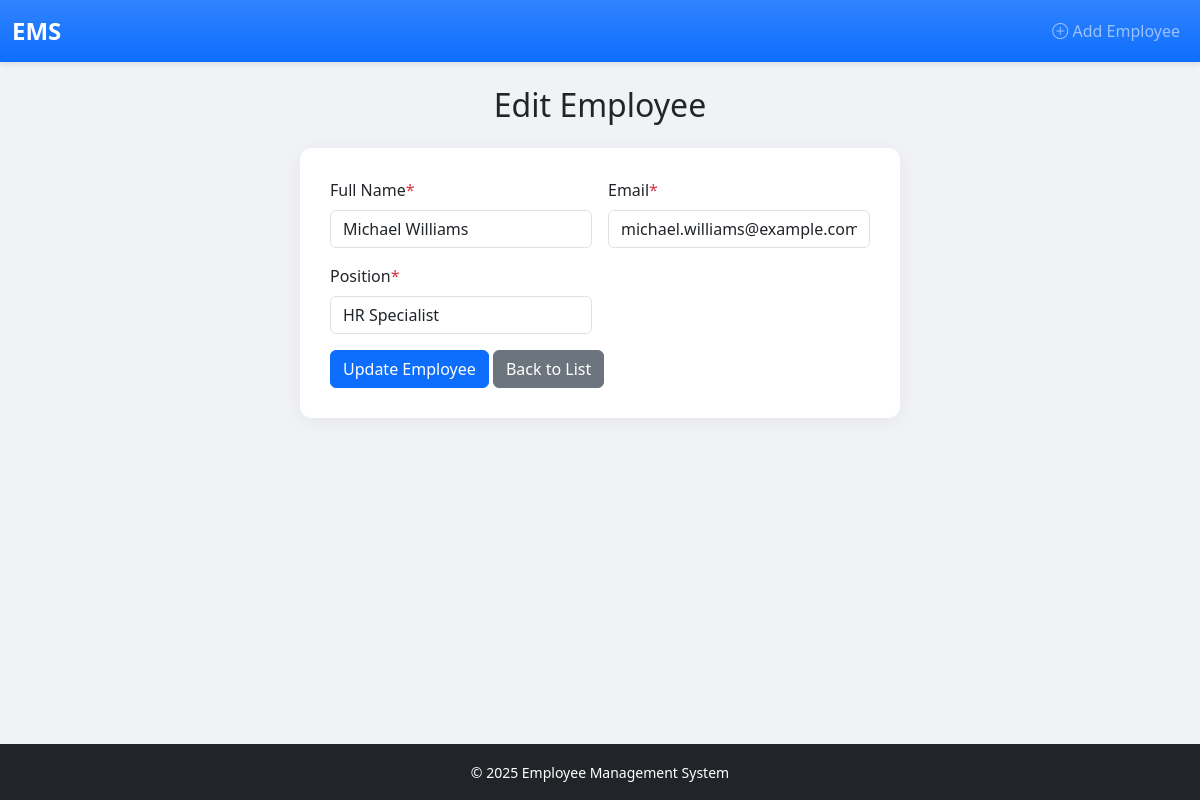
The page /edit.php?id=3 on the database its author committed.
### tables this page shows
CREATE TABLE `employees` (
  `id` int(11) NOT NULL,
  `name` varchar(100) NOT NULL,
  `email` varchar(100) NOT NULL,
  `position` varchar(100) NOT NULL,
  `created_at` timestamp NOT NULL DEFAULT current_timestamp()
);

### edit.php (the view, shortened to what this page needs)
<?php
require_once 'config/db.php';
include 'includes/header.php';
$id = $_GET['id'] ?? null;
$stmt = $pdo->prepare("SELECT * FROM employees WHERE id = :id");
$stmt->execute([':id' => $id]);
$employee = $stmt->fetch();
?>
<h2 class="text-center mb-4">Edit Employee</h2>
<div class="card-form">
    <form method="POST" class="row g-3">
        <div class="col-md-6">
            <label for="name" class="form-label">Full Name<span class="text-danger">*</span></label>
            <input type="text" name="name" class="form-control" value="<?= htmlspecialchars($employee['name']) ?>" required>
        </div>
        <div class="col-md-6">
            <label for="email" class="form-label">Email<span class="text-danger">*</span></label>
            <input type="email" name="email" class="form-control" value="<?= htmlspecialchars($employee['email']) ?>" required>
        </div>
        <div class="col-md-6">
            <label for="position" class="form-label">Position<span class="text-danger">*</span></label>
            <input type="text" name="position" class="form-control" value="<?= htmlspecialchars($employee['position']) ?>" required>
        </div>
        <div class="col-12">
            <button type="submit" class="btn btn-primary">Update Employee</button>
            <a href="index.php" class="btn btn-secondary">Back to List</a>
        </div>
    </form>
</div>
<?php include 'includes/footer.php'; ?>

### assets/css/style.css (style rules this page uses)
body { background: #f0f2f5; font-family: 'Segoe UI', Tahoma, Geneva, Verdana, sans-serif; min-height: 100vh; display: flex; flex-direction: column; }
.card-form { max-width: 600px; margin: 0 auto; background: #fff; padding: 30px; border-radius: 12px; box-shadow: 0 4px 20px rgba(0, 0, 0, 0.05); }
.btn { min-width: 100px; }

### rows shown on the page
employees: name "Michael Williams", email "michael.williams@example.com", position "HR Specialist"
